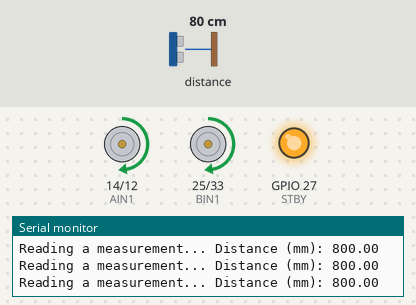
This sketch was run on a simulated ESP32. On the bench: motor-driver pin pairs drawn as motors (green arrow = first pin HIGH = forward, orange = second pin HIGH = backward, longer = more drive, scaled by the enable pin, stopped while the standby pin is LOW), output pins drawn as LEDs (lit = HIGH), the last lines printed to the serial monitor. The inputs (shaded band) are chosen by the test bench; at power-on: distance to the obstacle 80 cm.

Above: at 1.2 s.
1.3 s: distance to the obstacle set to 16 cm
4.3 s: distance to the obstacle set to 13 cm
At 5.5 s:
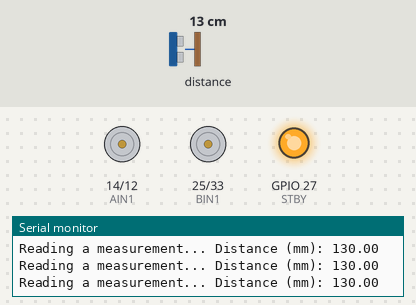
5.8 s: distance to the obstacle set to 18 cm
At 6.7 s:
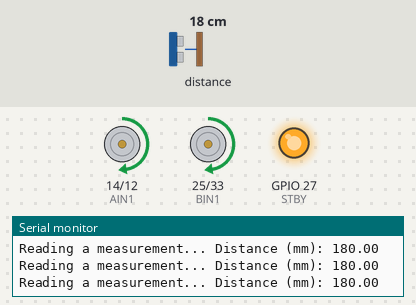
7.4 s: distance to the obstacle set to 2 cm
At 8.0 s:
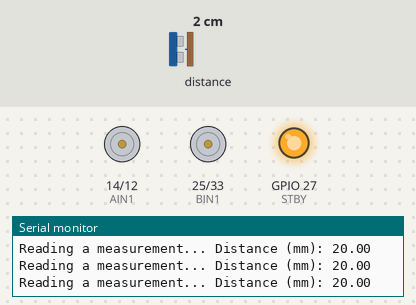
Timing chart, 0 to 10.0 s (numbered marks = the images above; inputs shaded):
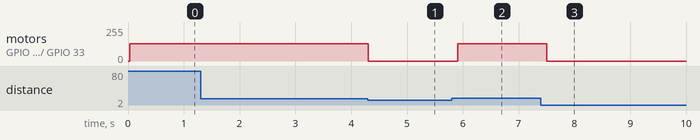

The sketch:

OneSensor2Motors.ino
```cpp
#include <Arduino.h>
#include "Adafruit_VL53L0X.h"

Adafruit_VL53L0X lox = Adafruit_VL53L0X();

// Define pin connections for Motor A
#define STBY 27   // Standby pin
#define PWMA 13   // PWM control for Motor A speed
#define AIN1 14   // Control pin 1 for Motor A direction
#define AIN2 12   // Control pin 2 for Motor A direction

// Define pin connections for Motor B
#define PWMB 26   // PWM control for Motor B speed
#define BIN1 25   // Control pin 1 for Motor B direction
#define BIN2 33   // Control pin 2 for Motor B direction

void setup() {
  Serial.begin(115200);

  // wait until serial port opens for native USB devices
  while (! Serial) {
    delay(1);
  }

  Serial.println("Adafruit VL53L0X test");
  if (!lox.begin()) {
    Serial.println(F("Failed to boot VL53L0X"));
    while(1);
  }
  // power
  Serial.println(F("VL53L0X API Simple Ranging example\n\n"));
  // Set control pins as outputs for Motor A
  pinMode(STBY, OUTPUT);
  pinMode(PWMA, OUTPUT);
  pinMode(AIN1, OUTPUT);
  pinMode(AIN2, OUTPUT);

  // Set control pins as outputs for Motor B
  pinMode(PWMB, OUTPUT);
  pinMode(BIN1, OUTPUT);
  pinMode(BIN2, OUTPUT);

  // Ensure the motor driver is out of standby mode
  digitalWrite(STBY, HIGH);
}

void loop() {

  VL53L0X_RangingMeasurementData_t measure;

  Serial.print("Reading a measurement... ");
  lox.rangingTest(&measure, false); // pass in 'true' to get debug data printout!

  double distance = measure.RangeMilliMeter;

  if (measure.RangeStatus != 4) {  // phase failures have incorrect data
    Serial.print("Distance (mm): "); Serial.println(distance);
  } else {
    Serial.println(" out of range ");
  }

    // Move Motor A forward at half speed
    digitalWrite(AIN1, HIGH);
    digitalWrite(AIN2, LOW);
    analogWrite(PWMA, 128);  // PWM range is 0-255
    // Move Motor B forward at half speed
    digitalWrite(BIN1, HIGH);
    digitalWrite(BIN2, LOW);
    analogWrite(PWMB, 128);  // PWM range is 0-255

  if(distance < 150){
      // Stop both motors
    analogWrite(PWMA, 0);
    analogWrite(PWMB, 0);
  }


  delay(100);
}
```

Measured:
- the behaviour switches between 15 and 14 cm on distance to the obstacle (found by bisection; images 0 and 1)
- after the input at 4.3 s, motor on GPIO 14 (AIN1) / GPIO 12 (AIN2), motor on GPIO 25 (BIN1) / GPIO 33 (BIN2): forward 128/255 → stopped at once
- after the input at 5.8 s, motor on GPIO 14 (AIN1) / GPIO 12 (AIN2), motor on GPIO 25 (BIN1) / GPIO 33 (BIN2): stopped → forward 128/255 after 0.11 s
- after the input at 7.4 s, motor on GPIO 14 (AIN1) / GPIO 12 (AIN2), motor on GPIO 25 (BIN1) / GPIO 33 (BIN2): forward 128/255 → stopped after 0.11 s
